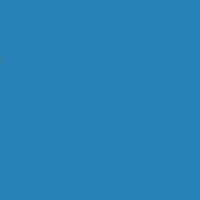
Frame 1 (no input)
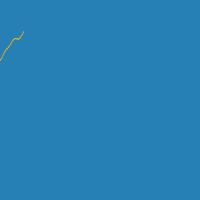
Frame 60 (no input)
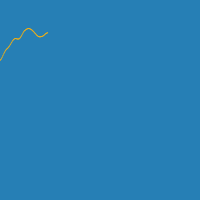
Frame 120 (the mouse pressed at the canvas centre since frame 60)

The p5.js sketch that drew these frames (run headless with seeded random() and noise() and a simulated clock; from frame 60 on, the mouse is pressed at the canvas centre):

// p5.js sketch
// ── sketch.js
let xReset = 0;
noiseLevel = 90; // Stärke Multiplikation Amplitude
noiseScale = 0.01; // Stärke Rauschen Perlin Noise 0.1 stark 0.001 schwächer

function setup() {
  createCanvas(200, 200);
  background("#267fb5");
}

function draw() {
  let x = frameCount;
  let nx = noiseScale * x;
  noise(nx);
  // Berechne noise value
  let y = noiseLevel * noise(nx);

  // Render
  stroke("#ffB20d")
  strokeWeight(1);
  point(xReset, y);
  
  // Variable damit Linie wieder auf 0 anfängt 
  xReset+= 0.4;
  if (xReset > width) {
    xReset=0
  }
  print(xReset)
}
